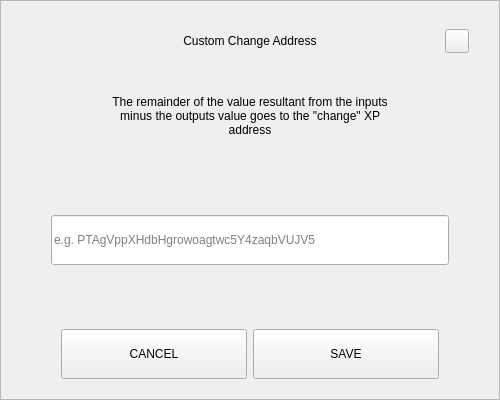
<?xml version="1.0" encoding="UTF-8"?>
<ui version="4.0">
 <class>SendChangeAddressDialog</class>
 <widget class="QDialog" name="SendChangeAddressDialog">
  <property name="geometry">
   <rect>
    <x>0</x>
    <y>0</y>
    <width>500</width>
    <height>400</height>
   </rect>
  </property>
  <property name="windowTitle">
   <string>Dialog</string>
  </property>
  <layout class="QVBoxLayout" name="verticalLayout">
   <property name="spacing">
    <number>0</number>
   </property>
   <property name="leftMargin">
    <number>0</number>
   </property>
   <property name="topMargin">
    <number>0</number>
   </property>
   <property name="rightMargin">
    <number>0</number>
   </property>
   <property name="bottomMargin">
    <number>0</number>
   </property>
   <item>
    <widget class="QFrame" name="frame">
     <property name="styleSheet">
      <string notr="true"/>
     </property>
     <property name="frameShape">
      <enum>QFrame::StyledPanel</enum>
     </property>
     <property name="frameShadow">
      <enum>QFrame::Raised</enum>
     </property>
     <layout class="QVBoxLayout" name="verticalLayout_2" stretch="0,0,0,0,0,0,0">
      <property name="spacing">
       <number>0</number>
      </property>
      <property name="leftMargin">
       <number>30</number>
      </property>
      <property name="topMargin">
       <number>20</number>
      </property>
      <property name="rightMargin">
       <number>30</number>
      </property>
      <property name="bottomMargin">
       <number>20</number>
      </property>
      <item>
       <layout class="QHBoxLayout" name="horizontalLayout_3">
        <property name="spacing">
         <number>0</number>
        </property>
        <item>
         <spacer name="horizontalSpacer_2">
          <property name="orientation">
           <enum>Qt::Horizontal</enum>
          </property>
          <property name="sizeHint" stdset="0">
           <size>
            <width>40</width>
            <height>20</height>
           </size>
          </property>
         </spacer>
        </item>
        <item>
         <widget class="QLabel" name="labelTitle">
          <property name="minimumSize">
           <size>
            <width>0</width>
            <height>40</height>
           </size>
          </property>
          <property name="maximumSize">
           <size>
            <width>16777215</width>
            <height>40</height>
           </size>
          </property>
          <property name="styleSheet">
           <string notr="true">padding-left:24px;</string>
          </property>
          <property name="text">
           <string>Custom Change Address</string>
          </property>
          <property name="alignment">
           <set>Qt::AlignCenter</set>
          </property>
          <property name="margin">
           <number>7</number>
          </property>
         </widget>
        </item>
        <item>
         <spacer name="horizontalSpacer">
          <property name="orientation">
           <enum>Qt::Horizontal</enum>
          </property>
          <property name="sizeHint" stdset="0">
           <size>
            <width>40</width>
            <height>20</height>
           </size>
          </property>
         </spacer>
        </item>
        <item>
         <widget class="QPushButton" name="btnEsc">
          <property name="minimumSize">
           <size>
            <width>24</width>
            <height>24</height>
           </size>
          </property>
          <property name="maximumSize">
           <size>
            <width>24</width>
            <height>24</height>
           </size>
          </property>
          <property name="focusPolicy">
           <enum>Qt::NoFocus</enum>
          </property>
          <property name="text">
           <string/>
          </property>
         </widget>
        </item>
       </layout>
      </item>
      <item>
       <spacer name="verticalSpacer_2">
        <property name="orientation">
         <enum>Qt::Vertical</enum>
        </property>
        <property name="sizeType">
         <enum>QSizePolicy::Fixed</enum>
        </property>
        <property name="sizeHint" stdset="0">
         <size>
          <width>20</width>
          <height>20</height>
         </size>
        </property>
       </spacer>
      </item>
      <item alignment="Qt::AlignHCenter">
       <widget class="QLabel" name="labelMessage">
        <property name="minimumSize">
         <size>
          <width>0</width>
          <height>70</height>
         </size>
        </property>
        <property name="text">
         <string>The remainder of the value resultant from the inputs minus the outputs value goes to the &quot;change&quot; XP address</string>
        </property>
        <property name="alignment">
         <set>Qt::AlignCenter</set>
        </property>
        <property name="wordWrap">
         <bool>true</bool>
        </property>
       </widget>
      </item>
      <item>
       <spacer name="verticalSpacer_3">
        <property name="orientation">
         <enum>Qt::Vertical</enum>
        </property>
        <property name="sizeHint" stdset="0">
         <size>
          <width>20</width>
          <height>40</height>
         </size>
        </property>
       </spacer>
      </item>
      <item>
       <layout class="QHBoxLayout" name="horizontalLayout_2">
        <property name="spacing">
         <number>0</number>
        </property>
        <property name="leftMargin">
         <number>20</number>
        </property>
        <property name="rightMargin">
         <number>20</number>
        </property>
        <item>
         <widget class="QLineEdit" name="lineEditAddress">
          <property name="minimumSize">
           <size>
            <width>0</width>
            <height>50</height>
           </size>
          </property>
          <property name="placeholderText">
           <string notr="true">e.g. PTAgVppXHdbHgrowoagtwc5Y4zaqbVUJV5</string>
          </property>
         </widget>
        </item>
       </layout>
      </item>
      <item>
       <spacer name="verticalSpacer">
        <property name="orientation">
         <enum>Qt::Vertical</enum>
        </property>
        <property name="sizeHint" stdset="0">
         <size>
          <width>20</width>
          <height>40</height>
         </size>
        </property>
       </spacer>
      </item>
      <item>
       <layout class="QHBoxLayout" name="horizontalLayout" stretch="2,2">
        <property name="spacing">
         <number>6</number>
        </property>
        <property name="leftMargin">
         <number>30</number>
        </property>
        <property name="rightMargin">
         <number>30</number>
        </property>
        <item>
         <widget class="QPushButton" name="btnCancel">
          <property name="minimumSize">
           <size>
            <width>180</width>
            <height>50</height>
           </size>
          </property>
          <property name="focusPolicy">
           <enum>Qt::NoFocus</enum>
          </property>
          <property name="text">
           <string>CANCEL</string>
          </property>
         </widget>
        </item>
        <item>
         <widget class="QPushButton" name="btnSave">
          <property name="minimumSize">
           <size>
            <width>180</width>
            <height>50</height>
           </size>
          </property>
          <property name="focusPolicy">
           <enum>Qt::NoFocus</enum>
          </property>
          <property name="text">
           <string>SAVE</string>
          </property>
         </widget>
        </item>
       </layout>
      </item>
     </layout>
    </widget>
   </item>
  </layout>
 </widget>
 <resources/>
 <connections/>
</ui>
